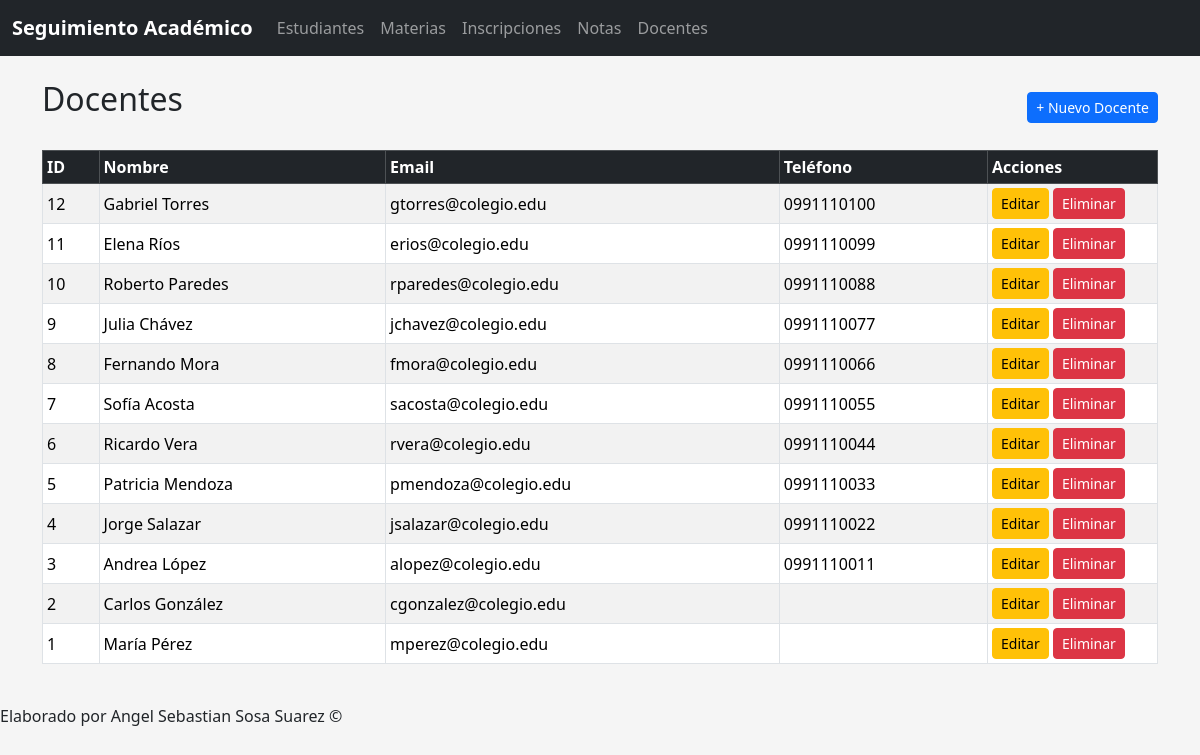
/Aplicacion/public/index.php?url=docentes, run on the app's committed database.
### tables this page shows
CREATE TABLE `docentes` (
  `id` int(11) NOT NULL,
  `nombre` varchar(100) NOT NULL,
  `apellido` varchar(100) NOT NULL,
  `email` varchar(100) DEFAULT NULL,
  `telefono` varchar(20) DEFAULT NULL,
  `created_at` timestamp NOT NULL DEFAULT current_timestamp(),
  `updated_at` timestamp NOT NULL DEFAULT current_timestamp() ON UPDATE current_timestamp()
);

### Aplicacion/controllers/DocenteController.php (called while the page is built, shortened)
<?php
require_once __DIR__ . "/../models/DocenteModel.php";
class DocenteController {
    public function index() {
        $modelo = new DocenteModel();
        $docentes = $modelo->getAll();
        require __DIR__ . "/../views/docentes/index.php";
    }
}

### Aplicacion/public/index.php (called while the page is built, shortened)
<?php
require_once "../config/conexion.php";
require_once "../controllers/DocenteController.php";
$url = isset($_GET['url']) ? $_GET['url'] : "";
$partes = explode("/", $url);
$metodo         = isset($partes[1]) ? $partes[1] : "index";
$params = array_merge($_GET, $_POST);
$controladorObj = new $nombreControlador();
$controladorObj->$metodo($params);

### Aplicacion/config/conexion.php (called while the page is built)
<?php
class Conexion {
    public static function conectar() {
        $host = "localhost";
        $db   = "seguimiento_academico";
        $user = "root";
        $pass = "";
        $charset = "utf8mb4";
        $dsn = "mysql:host=$host;dbname=$db;charset=$charset";
        try {
            $pdo = new PDO($dsn, $user, $pass);
            $pdo->setAttribute(PDO::ATTR_ERRMODE, PDO::ERRMODE_EXCEPTION);
            return $pdo;
        } catch (PDOException $e) {
            die("Error de conexión: " . $e->getMessage());
        }
    }
}

### Aplicacion/models/DocenteModel.php (called while the page is built, shortened)
<?php
require_once BASE_PATH . "/config/conexion.php";
require_once dirname(__DIR__) . "/config/conexion.php";
class DocenteModel {
    private $db;
    public function __construct() {
        $this->db = Conexion::conectar();
    }
    public function getAll() {
        $sql = "SELECT * FROM docentes ORDER BY id DESC";
        return $this->db->query($sql)->fetchAll(PDO::FETCH_ASSOC);
    }
}

### Aplicacion/views/docentes/index.php (the view)
<?php include_once __DIR__ . "/../layouts/header.php"; ?>
<div class="d-flex justify-content-between align-items-center mb-3">
    <h2>Docentes</h2>
    <a href="<?= $baseUrl ?>?url=docentes/crear" class="btn btn-primary btn-sm">
        + Nuevo Docente
    </a>
</div>
<table class="table table-striped table-bordered table-sm align-middle">
    <thead class="table-dark">
        <tr>
            <th>ID</th>
            <th>Nombre</th>
            <th>Email</th>
            <th>Teléfono</th>
            <th style="width: 170px;">Acciones</th>
        </tr>
    </thead>
    <tbody>
        <?php if (!empty($docentes)): ?>
            <?php foreach ($docentes as $d): ?>
                <tr>
                    <td><?= htmlspecialchars($d['id']) ?></td>
                    <td><?= htmlspecialchars($d['nombre'] . ' ' . $d['apellido']) ?></td>
                    <td><?= htmlspecialchars($d['email'] ?? '') ?></td>
                    <td><?= htmlspecialchars($d['telefono'] ?? '') ?></td>
                    <td>
                        <a href="<?= $baseUrl ?>?url=docentes/editar/<?= $d['id'] ?>"
                           class="btn btn-warning btn-sm">
                            Editar
                        </a>
                        <a href="<?= $baseUrl ?>?url=docentes/eliminar/<?= $d['id'] ?>"
                           class="btn btn-danger btn-sm"
                           onclick="return confirm('¿Seguro que deseas eliminar este docente?');">
                            Eliminar
                        </a>
                    </td>
                </tr>
            <?php endforeach; ?>
        <?php else: ?>
            <tr>
                <td colspan="5" class="text-center">No hay docentes registrados</td>
            </tr>
        <?php endif; ?>
    </tbody>
</table>
<?php include_once __DIR__ . "/../layouts/footer.php"; ?>

### Aplicacion/views/layouts/header.php (style rules this page uses)
body { background-color: #f5f5f5; }
h2 { margin-bottom: 1rem; }

### data on the page
docentes: id "12", nombre+apellido "Gabriel Torres", email "gtorres@colegio.edu", telefono "0991110100"
docentes: id "11", nombre+apellido "Elena Ríos", email "erios@colegio.edu", telefono "0991110099"
docentes: id "10", nombre+apellido "Roberto Paredes", email "rparedes@colegio.edu", telefono "0991110088"
docentes: id "9", nombre+apellido "Julia Chávez", email "jchavez@colegio.edu", telefono "0991110077"
docentes: id "8", nombre+apellido "Fernando Mora", email "fmora@colegio.edu", telefono "0991110066"
docentes: id "7", nombre+apellido "Sofía Acosta", email "sacosta@colegio.edu", telefono "0991110055"
docentes: id "6", nombre+apellido "Ricardo Vera", email "rvera@colegio.edu", telefono "0991110044"
docentes: id "5", nombre+apellido "Patricia Mendoza", email "pmendoza@colegio.edu", telefono "0991110033"
docentes: id "4", nombre+apellido "Jorge Salazar", email "jsalazar@colegio.edu", telefono "0991110022"
docentes: id "3", nombre+apellido "Andrea López", email "alopez@colegio.edu", telefono "0991110011"
docentes: id "2", nombre+apellido "Carlos González", email "cgonzalez@colegio.edu"
docentes: id "1", nombre+apellido "María Pérez", email "mperez@colegio.edu"
